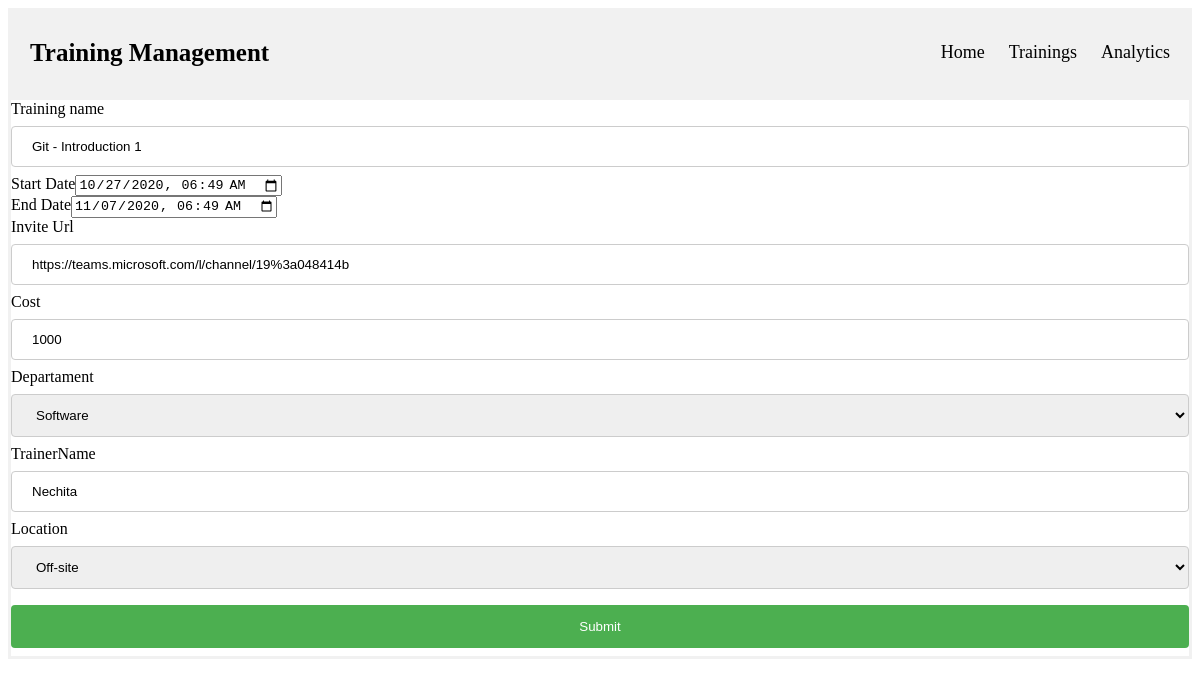
/Source/create_update.php?Id=0, run on the app's committed database.
### tables this page shows
CREATE TABLE IF NOT EXISTS `Trainings` (
  `Id` int(11) NOT NULL,
  `TrainingName` varchar(255) NOT NULL,
  `StartDate` datetime NOT NULL,
  `EndDate` datetime NOT NULL,
  `InviteUrl` varchar(255) NOT NULL,
  `IsDeleted` tinyint(1) NOT NULL,
  `Cost` float NOT NULL,
  `DepartamentId` int(11) NOT NULL,
  `TrainerId` int(11) NOT NULL,
  `LocationId` int(11) NOT NULL
);

CREATE TABLE IF NOT EXISTS `Trainers` (
  `Id` int(11) NOT NULL,
  `Name` varchar(100) NOT NULL,
  `JobTitle` varchar(100) NOT NULL,
  `IsExtern` tinyint(1) NOT NULL
);

### Source/db/db.php (called while the page is built, shortened)
<?php
function connect()
{
    $host = 'localhost';
    $user = 'root';
    $pass = 'masterrc';
    $db = 'trainingDB';
    $mysqli = new mysqli($host, $user, $pass, $db);
    return $mysqli;
}
function getDepartments()
{
    $mysqli = connect();
    $result = $mysqli->query('SELECT
    Id,Name
    FROM Departments
    ');
    $rows = [];
    foreach ($result as $row) {
        $rows[] = $row;
    }
    return $rows;
}
function getLocations()
{
    $mysqli = connect();
    $result = $mysqli->query('SELECT
    Id,Name
    From Locations
    ');
    $rows = [];
    foreach ($result as $row) {
        $rows[] = $row;
    }
    return $rows;
}
function getTraining($id)
{
    $mysqli = connect();
    $result = $mysqli->query('SELECT
    t.Id as Id,
    TrainingName as TrainingName,
    t.StartDate as StartDate,
    t.EndDate as EndDate,
    t.InviteUrl as InviteUrl,
    t.Cost as Cost,
    d.Name as Departament,
    tr.Name as TrainerName,
    l.Name as Location
    FROM Trainings as t
    INNER JOIN Locations as l on l.Id=t.LocationId
    INNER JOIN Departments as d on d.Id=t.DepartamentId
    INNER JOIN Trainers as tr on tr.Id=t.TrainerId
    WHERE t.Id=' . $id);
    return $result->fetch_assoc();
}

### Source/create_update.php (the view, shortened to what this page needs)
<html>
<head>
    <link rel="stylesheet" href="style.css">
    <link rel="stylesheet" href="table.css">
</head>
<body>
    <?php
    $id = $_GET['Id'];
    require 'db/db.php';
    if (is_numeric($id)) {
        $training = getTraining($id);
    }
    $departments = getDepartments();
    $locations = getLocations();
    ?>
    <div class="header">
        <a href="/index.php" class="logo">Training Management</a>
        <div class="header-right">
            <a class="<?= ($activePage == '/index.php' || $activePage == '/') ? 'active' : ''; ?>" href="/index.php">Home</a>
            <a class="<?= ($activePage == '/trainings.php') ? 'active' : ''; ?>" href="/trainings.php">Trainings</a>
            <a class="<?= ($activePage == '/analytics.php') ? 'active' : ''; ?>" href="/analytics.php">Analytics</a>
        </div>
    </div>
    <form action="db/create_update.php" method="POST">
        <label>Training name</label>
        <input type="text" name="trainingName" id="trainingName" placeholder="Training name" value=<?php echo '"' . $training['TrainingName'] . '"' ?>>
        <div class="flex-item">
            <label>Start Date</label>
            <input type="datetime-local" name="startDate" id="startDate" value=<?php echo (new DateTime($training['StartDate']))->format('Y-m-d\TH:i') ?>>
        </div>
        <div class="flex-item">
            <label>End Date</label>
            <input type="datetime-local" name="endDate" id="EndDate" value=<?php echo (new DateTime($training['EndDate']))->format('Y-m-d\TH:i') ?>>
        </div>
        <label>Invite Url</label>
        <input type="text" id="InviteUrl" name="inviteUrl" placeholder="Invite Url" value=<?php echo '"' . $training['InviteUrl'] . '"' ?>>
        <label>Cost</label>
        <input type="text" id="Cost" name="cost" placeholder="Cost" value=<?php echo $training['Cost'] ?>>
        <label>Departament</label>
        <select name="departament">
            <?php
            foreach ($departments as $item) {
                $selectedDepartment = $item['Name'] == $training['Departament'] ? 'selected' : '';
                echo '<option value="' . $item['Id'] . '"' . $selectedDepartment . '>' . $item['Name'] . '</option>';
            }
            ?>
        </select>
        <label>TrainerName</label>
        <input type="text" id="TrainerName" name="trainerName" placeholder="TrainerName" value=<?php echo '"' . $training['TrainerName'] . '"' ?>>
        <label>Location</label>
        <select name="location">
            <?php
            foreach ($locations as $item) {
                $selectedLocation = $item['Name'] == $training['Location'] ? 'selected' : '';
                echo '<option value="' . $item['Id'] . '"' . $selectedLocation . '>' . $item['Name'] . '</option>';
            }
            ?>
        </select>
        <input type="submit" value="Submit">
    </form>
</body>
</html>

### Source/style.css (style rules this page uses)
.header { overflow: hidden; background-color: #f1f1f1; padding: 20px 10px; }
.header a { float: left; color: black; text-align: center; padding: 12px; text-decoration: none; font-size: 18px; line-height: 25px; border-radius: 4px; }
.header a.logo { font-size: 25px; font-weight: bold; }
.header-right { float: right; }
input[type=text], select { width: 100%; padding: 12px 20px; margin: 8px 0; display: inline-block; border: 1px solid #ccc; border-radius: 4px; box-sizing: border-box; }
input[type=submit] { width: 100%; background-color: #4CAF50; color: white; padding: 14px 20px; margin: 8px 0; border: none; border-radius: 4px; cursor: pointer; }
.flex-item { display: flex; flex-grow: 50%; }
form { border: 3px solid #f1f1f1; }
input[type=text], input[type=password] { width: 100%; padding: 12px 20px; margin: 8px 0; display: inline-block; border: 1px solid #ccc; box-sizing: border-box; }

### data on the page
trainings: trainingName "Git - Introduction 1", startDate "10/27/2020 06:49", endDate "11/07/2020 06:49", inviteUrl "https://teams.microsoft.com/l/channel/19%3a048414b", cost "1000", trainerName "Nechita"

### other printed values
form field departament "Software"
form field location "Off-site"
